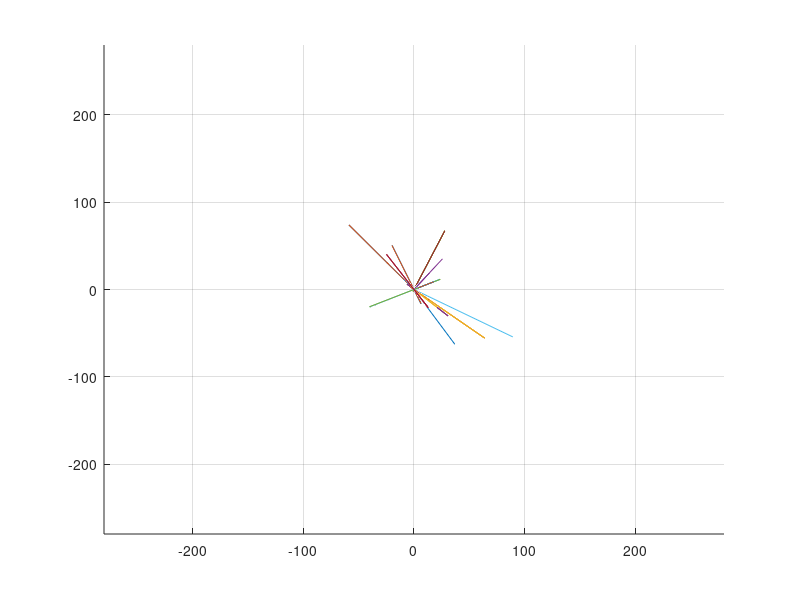

The MATLAB script that drew this image:
close all
hold on
grid on
set(gca, 'Projection','perspective')
A=[0.000000,-0.000000,-8.705982,-58.862824,-20.200000]
B=[0.000000,0.000000,10.947125,74.015630,25.400000]
C=[0.000000,131.560000,241.070394,188.891329,150.200000]
plot3(A,B,C)
A=[0.000000,0.000000,1.739436,63.907112,45.400000]
B=[0.000000,-0.000000,-1.517217,-55.742767,-39.600000]
C=[0.000000,131.560000,241.935869,192.836277,123.900000]
plot3(A,B,C)
A=[0.000000,0.000000,-6.279531,2.719918,30.800000]
B=[0.000000,-0.000000,6.177591,-2.675763,-30.300000]
C=[0.000000,131.560000,241.608012,336.774329,275.100000]
plot3(A,B,C)
A=[0.000000,0.000000,-0.026501,2.585311,25.700000]
B=[0.000000,0.000000,-0.036194,3.530911,35.100000]
C=[0.000000,131.560000,241.959991,337.858136,399.700000]
plot3(A,B,C)
A=[0.000000,0.000000,-0.870295,27.849183,20.600000]
B=[0.000000,0.000000,-2.103916,67.324723,49.800000]
C=[0.000000,131.560000,241.936520,182.179883,111.500000]
plot3(A,B,C)
A=[0.000000,-0.000000,23.323204,17.875307,-40.100000]
B=[0.000000,-0.000000,11.574358,8.870788,-19.900000]
C=[0.000000,131.560000,238.845704,334.652860,300.500000]
plot3(A,B,C)
A=[0.000000,-0.000000,5.215647,12.794713,-24.900000]
B=[0.000000,0.000000,-8.441389,-20.707910,40.300000]
C=[0.000000,131.560000,241.513172,336.424131,351.000000]
plot3(A,B,C)
A=[0.000000,-0.000000,4.574320,6.368341,-19.800000]
B=[0.000000,0.000000,-11.689929,-16.274649,50.600000]
C=[0.000000,131.560000,241.244006,337.117682,351.200000]
plot3(A,B,C)
A=[0.000000,-0.000000,-8.613412,-58.814094,-20.100000]
B=[0.000000,0.000000,10.841757,74.029680,25.300000]
C=[0.000000,131.560000,241.088195,189.096099,150.600000]
plot3(A,B,C)
A=[0.000000,0.000000,-5.816380,4.645623,30.700000]
B=[0.000000,-0.000000,5.702705,-4.554829,-30.100000]
C=[0.000000,131.560000,241.659087,336.534423,273.100000]
plot3(A,B,C)
A=[0.000000,0.000000,-0.063040,2.325220,25.900000]
B=[0.000000,0.000000,-0.085676,3.160144,35.200000]
C=[0.000000,131.560000,241.959949,337.875333,399.300000]
plot3(A,B,C)
A=[0.000000,-0.000000,23.730619,18.120769,-40.300000]
B=[0.000000,-0.000000,11.659212,8.903008,-19.800000]
C=[0.000000,131.560000,238.747128,334.543438,301.100000]
plot3(A,B,C)
A=[0.000000,0.000000,12.080673,89.231337,49.800000]
B=[0.000000,-0.000000,-7.350289,-54.291356,-30.300000]
C=[0.000000,131.560000,241.050596,208.488175,151.700000]
plot3(A,B,C)
A=[0.000000,-0.000000,5.151815,12.839404,-24.800000]
B=[0.000000,0.000000,-8.350927,-20.812259,40.200000]
C=[0.000000,131.560000,241.523088,336.399936,351.100000]
plot3(A,B,C)
A=[0.000000,0.000000,-3.223229,36.920581,20.700000]
B=[0.000000,-0.000000,5.481046,-62.782824,-35.200000]
C=[0.000000,131.560000,241.776736,187.513319,121.700000]
plot3(A,B,C)
A=[0.000000,-0.000000,4.522190,6.399777,-19.900000]
B=[0.000000,0.000000,-11.475909,-16.240640,50.500000]
C=[0.000000,131.560000,241.268766,337.132064,351.600000]
plot3(A,B,C)
A=[0.000000,0.000000,1.739436,63.907112,45.400000]
B=[0.000000,-0.000000,-1.517217,-55.742767,-39.600000]
C=[0.000000,131.560000,241.935869,192.836277,123.900000]
plot3(A,B,C)
A=[0.000000,0.000000,-6.279531,2.719918,30.800000]
B=[0.000000,-0.000000,6.177591,-2.675763,-30.300000]
C=[0.000000,131.560000,241.608012,336.774329,275.100000]
plot3(A,B,C)
A=[0.000000,0.000000,-0.870295,27.849183,20.600000]
B=[0.000000,0.000000,-2.103916,67.324723,49.800000]
C=[0.000000,131.560000,241.936520,182.179883,111.500000]
plot3(A,B,C)
A=[0.000000,-0.000000,23.323204,17.875307,-40.100000]
B=[0.000000,-0.000000,11.574358,8.870788,-19.900000]
C=[0.000000,131.560000,238.845704,334.652860,300.500000]
plot3(A,B,C)
A=[0.000000,-0.000000,5.215647,12.794713,-24.900000]
B=[0.000000,0.000000,-8.441389,-20.707910,40.300000]
C=[0.000000,131.560000,241.513172,336.424131,351.000000]
plot3(A,B,C)
A=[0.000000,-0.000000,4.574320,6.368341,-19.800000]
B=[0.000000,0.000000,-11.689929,-16.274649,50.600000]
C=[0.000000,131.560000,241.244006,337.117682,351.200000]
plot3(A,B,C)
A=[0.000000,-0.000000,-8.705982,-58.862824,-20.200000]
B=[0.000000,0.000000,10.947125,74.015630,25.400000]
C=[0.000000,131.560000,241.070394,188.891329,150.200000]
plot3(A,B,C)
A=[0.000000,0.000000,1.739436,63.907112,45.400000]
B=[0.000000,-0.000000,-1.517217,-55.742767,-39.600000]
C=[0.000000,131.560000,241.935869,192.836277,123.900000]
plot3(A,B,C)
A=[0.000000,0.000000,-6.279531,2.719918,30.800000]
B=[0.000000,-0.000000,6.177591,-2.675763,-30.300000]
C=[0.000000,131.560000,241.608012,336.774329,275.100000]
plot3(A,B,C)
A=[0.000000,0.000000,-0.870295,27.849183,20.600000]
B=[0.000000,0.000000,-2.103916,67.324723,49.800000]
C=[0.000000,131.560000,241.936520,182.179883,111.500000]
plot3(A,B,C)
A=[0.000000,-0.000000,23.323204,17.875307,-40.100000]
B=[0.000000,-0.000000,11.574358,8.870788,-19.900000]
C=[0.000000,131.560000,238.845704,334.652860,300.500000]
plot3(A,B,C)
A=[0.000000,0.000000,-0.870295,27.849183,20.600000]
B=[0.000000,0.000000,-2.103916,67.324723,49.800000]
C=[0.000000,131.560000,241.936520,182.179883,111.500000]
plot3(A,B,C)
A=[0.000000,-0.000000,23.323204,17.875307,-40.100000]
B=[0.000000,-0.000000,11.574358,8.870788,-19.900000]
C=[0.000000,131.560000,238.845704,334.652860,300.500000]
plot3(A,B,C)
A=[0.000000,-0.000000,23.323204,17.875307,-40.100000]
B=[0.000000,-0.000000,11.574358,8.870788,-19.900000]
C=[0.000000,131.560000,238.845704,334.652860,300.500000]
plot3(A,B,C)
axis([-280 280 -280 280 0 560])